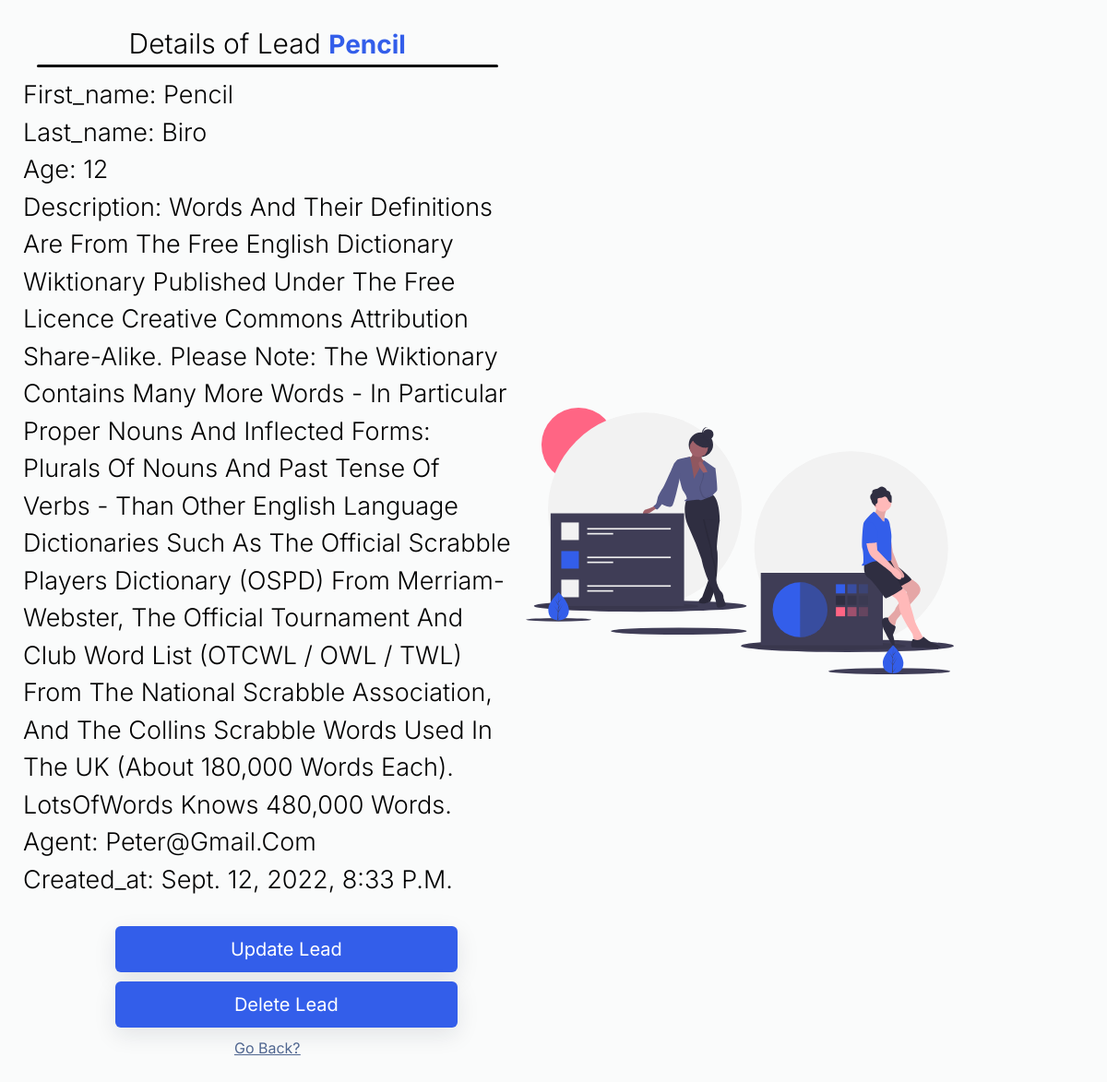
The app's page /detail/3 (signed in), older data.
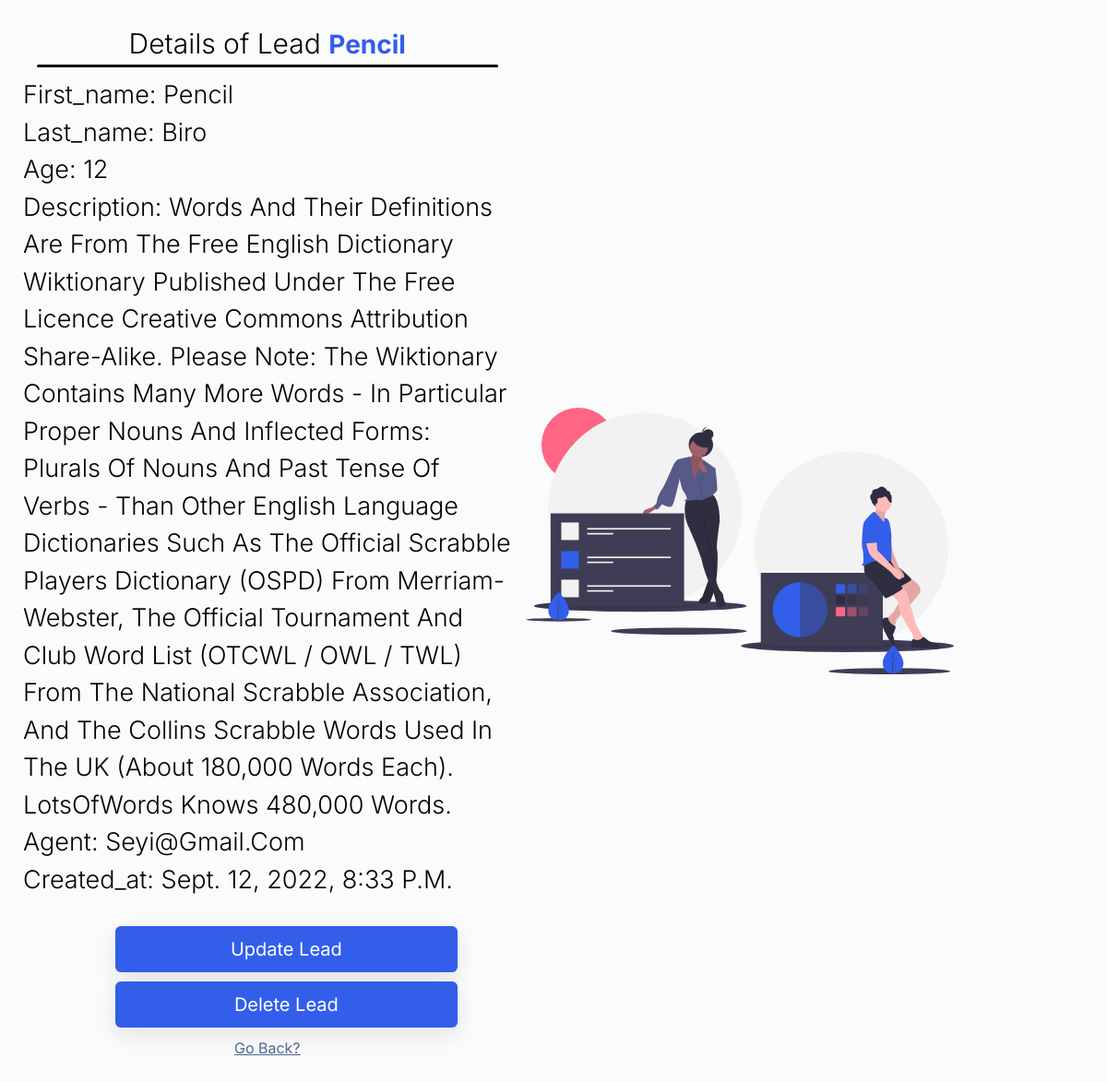
The same page, newer data.
### CRMapp/models.py (models this page shows, shortened)
class Lead(models.Model):
    first_name = models.CharField(max_length=20)
    last_name = models.CharField(max_length=20)
    age = models.IntegerField(default=0)
    description = models.TextField(null=True, blank=True)
    agent = models.ForeignKey("Agent", on_delete=models.SET_NULL, null=True, blank=True)
    date_added = models.DateTimeField(auto_now_add=True)
    organisation = models.ForeignKey("Auto", on_delete=models.CASCADE)
    category = models.ForeignKey("Category", on_delete=models.SET_NULL, null=True, blank=True, related_name='leads')
    created_at = models.DateTimeField(default=datetime.now, blank=True, null=True)

class Agent(models.Model):
    user = models.OneToOneField("User", on_delete=models.CASCADE)
    organisation = models.ForeignKey("Auto", on_delete=models.CASCADE)

class User(AbstractUser):
    pass
    is_organisor = models.BooleanField(default=True)
    is_agent = models.BooleanField(default=False)
    agent_details = models.TextField(null = True, blank=True)

### CRMapp/views.py (the view)
# urls.py: path('detail/<str:pk>', views.Lead_detail.as_view(), name='lead-detail'),
class Lead_detail(LoginRequiredMixin, generic.DetailView):
    template_name = 'lead-detail.html'
    queryset = Lead.objects.all()
    context_object_name = "leads"

### CRMapp/templates/lead-detail.html (shortened to what this page needs)
{% extends 'registration/signup.html' %}
{% load tailwind_filters %}
{% load static %}
{% block content %}
<body>
    <div class="container">
        <div class="box">
            <div class="span">
                <h1>Details of Lead <span>{{leads.first_name}}</span></h1>
            </div>
            <h2>
                first_name: {{leads.first_name}} <br>
                last_name: {{leads.last_name}}<br>
                age: {{leads.age}}<br>
                Description: {{leads.description}}<br>
                agent: {{leads.agent.user.email}}<br>
                created_at: {{leads.created_at}}<br>
            </h2>
                <div class="bottom">
                    {% if request.user.is_organisor %}
                    <a href="{% url 'leads:lead-update' leads.id %}"><button class="w-full hover:px-3 py-2 rounded-md">Update Lead</button></a>
                    <a href="{% url 'leads:lead-delete' leads.id %}"><button class="w-full hover:px-3 py-2 rounded-md">Delete Lead</button></a>
                    {% else %}
                    <a href="{% url 'leads:lead-agentupdate' leads.id %}"><button class="w-full hover:px-3 py-2 rounded-md">Update Lead</button></a>
                    {% endif %}
                </div>
                <div class="login">
                    <a href="{% url 'leads:lead-list' %}">Go Back?</a><br>
                </div>
        </div>
        <div class="team_img_wrapper">
            <img src="{% static 'images/team.svg' %}" alt="team-img" />
          </div>
    </div>
</body>
{% endblock %}

Row changes from the older to the newer data that the page shows:
changed Lead "Pencil": agent.user.email "Peter@gmail.com" → "Seyi@gmail.com"
